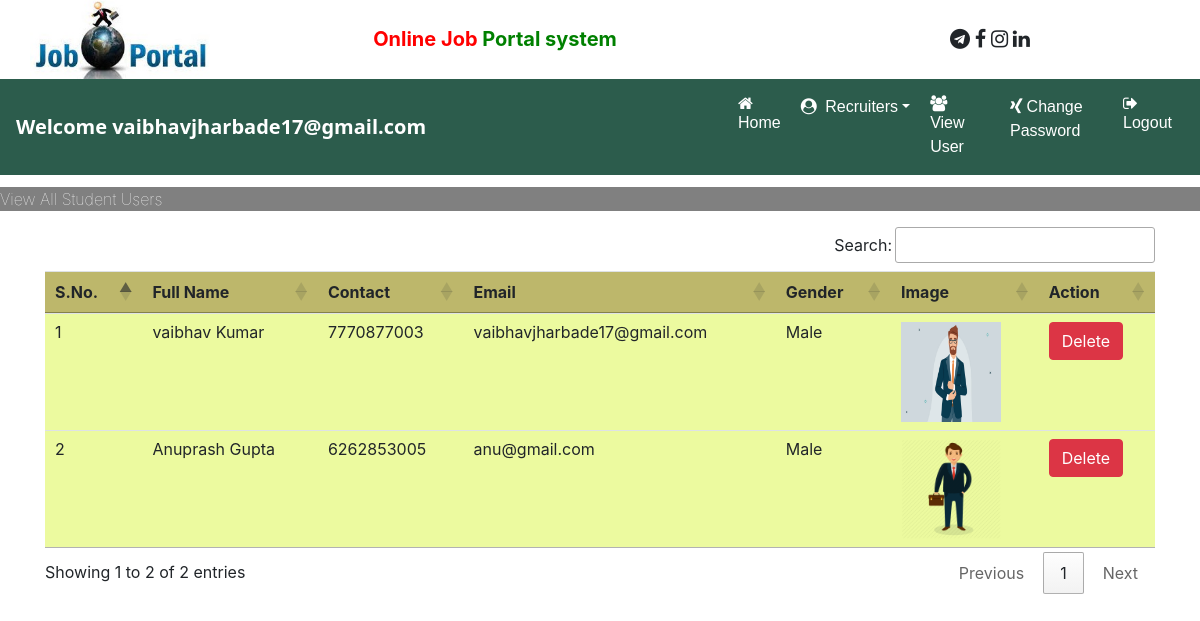
/viewuser/ (signed in), run on the app's committed database.
### appp/models.py (models this page shows, shortened)
class S_user(models.Model):
    user=models.ForeignKey(User,on_delete=models.CASCADE)
    mobile=models.CharField(max_length=15,null=True)
    image=models.FileField(null=True)
    gender=models.CharField(max_length=10,null=True)
    types=models.CharField(max_length=10,null=True)

### appp/views.py (the view)
# urls.py: path('viewuser/',Viewuser,name='viewuser'),
def Viewuser(request):
    if not request.user.is_authenticated:
        return redirect('adminlogin')
    data=S_user.objects.all()
    d={'data':data}
    return render(request,'viewuser.html',d)

### appp/templates/viewuser.html
{%load static %}
{% block body %}
{% include 'adminnav.html' %}
<marquee style="background: grey;margin-top: 1%;">
    <p style="margin-top: .5%;color: white;font-weight:20;">View All Student Users</p>
</marquee>
<div class="container mt-2">
<table class="table table-hover mt-2" id="example">
    <thead>
        <tr style="background-color:darkkhaki;">
            <th>S.No.</th>
            <th>Full Name</th>
            <th>Contact</th>
            <th>Email</th>
            <th>Gender</th>
            <th>Image</th>
            <th>Action</th>
        </tr>
    </thead>
    <tbody>
        {% for i in data %}
        <tr  style="background-color:rgb(236, 250, 159);">
            <td>{{forloop.counter}}</td>
            <td>{{i.user.first_name}} {{i.user.last_name}}</td>
            <td>{{i.mobile}}</td>
            <td>{{i.user.username}}</td>
            <td>{{i.gender}}</td>
            <td><img src="{{ i.image.url }}" width="100px" height="100px"></td>
            <td><a href="{% url 'deleteuser' i.user.id%}" class="btn btn-danger" onclick="return confirm('Are you really want to delete')">Delete</a></td>
        </tr>
        {%endfor%}
    </tbody>
</table>
</div>
{% endblock %}

### appp/templates/adminnav.html (shortened to what this page needs)
<html><head>
    {%load static %}
    <link rel="stylesheet" href="https://maxcdn.bootstrapcdn.com/bootstrap/4.5.2/css/bootstrap.min.css">
    <link rel="stylesheet" href="https://cdnjs.cloudflare.com/ajax/libs/font-awesome/4.7.0/css/font-awesome.min.css">
    <link rel="stylesheet" href="{% static 'css/style.css' %}">
    <link rel="stylesheet" href="https://cdn.datatables.net/1.10.24/css/jquery.dataTables.min.css">
    <link rel="stylesheet" href="https://cdn.datatables.net/buttons/1.7.0/css/buttons.dataTables.min.css">
</head></html>
<body>
    <div class="container">
        <div class="row">
            <div clas="col-sm-3">
                <img src="{% static 'images/download.jfif' %}" width="180px" heigth="150px">
            </div>
            <div class="col-sm-6 mt-4">
                <center>
                <span style="font-weight: bold; font-size: 20px;">
                    <span style="color:red;">Online Job</span>
                    <span style="color: green;">Portal system</span>
                </span>
            </center>
            </div>
            <div class="col-sm-3 mt-4 " style="padding-left: 170;">
                <span style="font-weight: bold; font-size: 20px;">
                    <span><i class="fa fa-telegram"></i></span>
                    <span><i class="fa fa-facebook"></i></span>
                    <span><i class="fa fa-instagram"></i></span>
                    <span><i class="fa fa-linkedin"></i></span>
                </span>
            </div>
        </div>
    </div>
    <nav class="navbar navbar-expand-sm" style="background-color: rgb(44, 92, 76);">
        <a class="navbar-brand text-white  " style="font-family: 'Segoe UI', Tahoma, Geneva, Verdana, sans-serif;font-weight: bold;">Welcome {{request.user.username}}</a>
        <ul class="navbar-nav">
            <li class="nav-item">
                <a class="nav-link" href="{% url 'adminhome' %}" style="margin-left:288px;"><i class="fa fa-home mr-1"></i>Home</a>
            </li>
            <li class="nav-item dropdown">
                <a class="nav-link dropdown-toggle" data-toggle="dropdown" href=""><i class="fa fa-user-circle mr-1"></i> Recruiters</a>
            </li>
            <li class="nav-item">
                <a class="nav-link" href="{% url 'viewuser' %}"><i class="fa fa-users mr-1"></i> View User</a>
            </li>
            <li class="nav-item">
                <a class="nav-link" href="{% url 'cpadmin' %}"><i class="fa fa-xing mr-1"></i>Change Password</a>
            </li>
            <li class="nav-item">
                <a class="nav-link" href="{% url 'Logout' %}"><i class="fa fa-sign-out mr-1"></i>Logout</a>
            </li>
        </ul>
    </nav>
</body>

### appp/static/css/style.css (style rules this page uses)
.nav-link { color:white !important; font-family: 'Lucida Sans', 'Lucida Sans Regular', 'Lucida Grande', 'Lucida Sans Unicode', Geneva, Verdana, sans-serif; margin-right: 4px; }

### data on the page
S_user: user.first_name "vaibhav", user.last_name "Kumar", mobile "7770877003", user.username "vaibhavjharbade17@gmail.com", gender "Male", image (picture)
S_user: user.first_name "Anuprash", user.last_name "Gupta", mobile "6262853005", user.username "anu@gmail.com", gender "Male", image (picture)

### other printed values
{{ request.user.username }} "vaibhavjharbade17@gmail.com"
